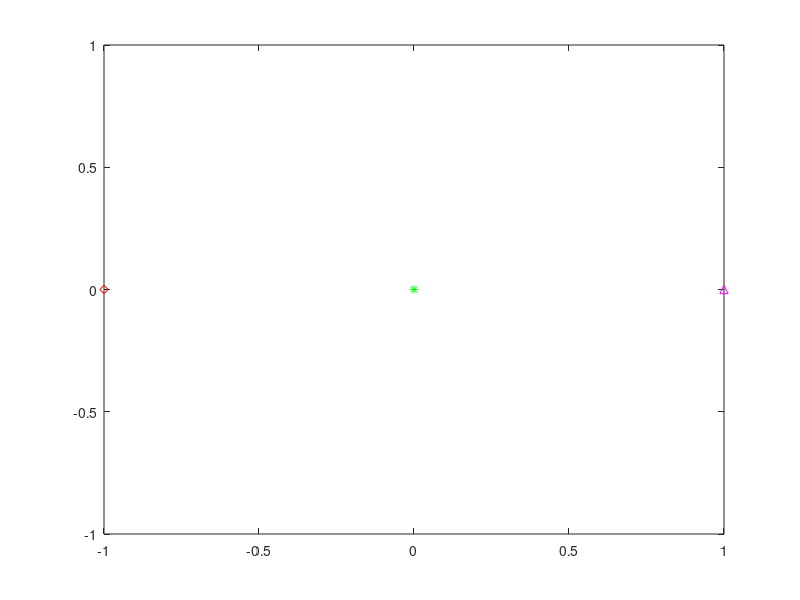

This chart was generated by the following MATLAB code: (Note: this script raises an error after producing the figure.)
%%Author: KB
%Purpose: Trying to reproduce the results of the reference paper below
%1. Adapted from ...
% Date:  2020. 02. 10. / 12:22:19 KST

% Version variation:  
% 1.

% Reference paper: 
%[1] Cooperative jamming and Power Allocation for Wireless
% Relay Networks in Presence of Eavesdropper

clear all;
close all;
clc;


%% SETTINGS and PREALLOCATIONS
tx=1;%number of transmitters
rx=1;%number of receiver_poss
mu = 0; % mean of Guassian distribution


%--settings based on ... ----
iter=10^3; % numbeer of Monte Carlo simulations
%d=30;%receiver's distance; destination fixed at 30m
d=1;%receiver's distance; destination fixed at 30m % (2020/02/10)

%eavesdynPos=(-16:2:32);%eavesdroppers dynamnic position; necessary to plot the graph of secrecy gap at with eavesdropper at different distances from the sources
eavesdynPos=(-4:0.05:3);%eavesdroppers dynamnic position; necessary to plot the graph of secrecy gap at with eavesdropper at different distances from the sources
R_sec_vec = zeros(size(eavesdynPos));%(2020/02/10)

tau=4; %path loss exponent
phi=0; %phase offset from source to destination
pathloss_comp=-tau/2;%pathloss component
h= d.^(pathloss_comp)*exp(1j*phi); %line of sight model
%------------------------------------------------------------------------



%% POWER in dB

%------------------------------------------------------------------------
%Total Power budget =20dBm,
%(a) Phase 1(Source to destination; active jammers)=>P_S+P_J1
%(b)Phase 2(Relays to destination; jammers active again) =>P_R+P_J2.
% Therefore P=P_S+P_J1+P_J2+P_R
%------------------------------------------------------------------------

num_relays=1; %number of relays
num_jammers=1;%number of jammers
l=num_jammers;%maximum number of jammers
n=num_relays;%maximum number of relays

% When "The average signal-to-noise ratio (SNR) of the S --> R and
% R --> D links, i.e., gamma_SR_bar and gamma_RD_bar are fixed at
% 15 dB"
gamma_SR_bar = 10^(15/10);
gamma_RD_bar = gamma_SR_bar;

% ---Noise specific settings ----
sigmaSqrd = 1;
%---------------------------------


p_budget_Dbm=20; %total power budget in dBm
p_budget_inWatts=10^((p_budget_Dbm-30)/10);%total power budget in dBm
p_budget_inWatts_divided=p_budget_inWatts/(1+2*(num_jammers)+num_relays);%dividing up the power 
P_S=p_budget_inWatts_divided;%source power in watts
P_R=(p_budget_inWatts_divided)*num_relays;%source power in watts
P_J1=(p_budget_inWatts_divided)*num_jammers;%power in watts for jammers in 1st phase
P_J2=(p_budget_inWatts_divided)*num_jammers;%power in watts for jammers in 2nd phase


% P_S=15;%source power in watts
% P_R=2;%source power in watts
% P_J1=2;%power in watts for jammers in 1st phase
% P_J2=1;%power in watts for jammers in 2nd phase


P_J=P_J1+P_J2;% total jammer power


p=[P_S P_R P_J1 P_J2]'; %matrix of all the powers

% num_relays=input('Please enter the number of relays: ');%number of relays
% num_jammers=input('Please enter the number of relays: ');%number of jammers

%-------------------------------------------------------------------------------------------------------------------
%% DISTANCES

snr_gap=zeros(1,length(eavesdynPos));

snr_gap_cummulator=0; %for cummulating the sum of snr gap to be finally averaged out after  the iterations

%--source position--
%source_pos = zeros(1,1);
source_pos = [-1;0];

for eavesd_dist_iter=1:size(eavesdynPos,2),
%for iter_num=1:iter,
    %% SOURCE
    % USING DYNAMIC RELAY/JAMMER POSITIONS
    
    %% RELAY(S)
    %A1. NON-DYNAMIC RELAY POSITION    
    x_rel_dist =  0;
    y_rel_dist =  0; 
    angles_SR = atan((y_rel_dist-source_pos(2))/(x_rel_dist-source_pos(1)));
    
    %A2. DYNAMIC II (MOST DYNAMIC).
    disk_ctr=[0,0]; %source as center
    disk_rad=18;%radius of disk used to distribute relay positions

%     [x,y,angles_out]=randomNodeCoordinateGenerator(disk_ctr,disk_rad,num_relays,0,2*pi);
%     y_rel_dist=y';
%     x_rel_dist=x';    
%     angles_SR=angles_out';%angles from source to relay. Giving their phase offset component
    
    figure(1);
    plot(source_pos(1),source_pos(2),'rd');% for seeing the positioning of the source
    hold on;
    plot(d,0,'m^');% for seeing the positioning of the destination
    plot(x_rel_dist,y_rel_dist,'g*');% relay distances
    
    
    
     %% JAMMER(S)
%     %A1. NON-DYNAMIC RELAY POSITION
%     y_jam_dist = 0;
%     x_jam_dist = 0
%     angles_SJ = atan(y_jam_dist./x_jam_dist);
    
    %B2. DYNAMIC II (MOST DYNAMIC).
    [x_jammers,y_jammers,angles_jammers_out]=randomNodeCoordinateGenerator(disk_ctr,disk_rad,num_jammers,0,2*pi);
    y_jam_dist=y_jammers';%y-coordinates of jammers with source as center
    x_jam_dist=x_jammers';%y-coordinates of jammers with source as center
    angles_SJ=angles_jammers_out';%angles from source to jammers. Giving their phase offset component
    
    plot(x_jam_dist,y_jam_dist,'bo');% for seeing the positioning of the jammers
    %------------------------------------------------------------------------------------------
    
        
    R_sec_term3_summer = 0;%secrecy capacity agreggator (2020/02/10)
    %for eavesd_dist_iter=1:size(eavesdynPos,2),%(2020/02/10)
    gamma_SE_summer = 0; %(2020/02/11)
    gamma_RE_summer = 0; %(2020/02/11)
    
    for iter_num=1:iter,%(2020/02/10)
        
        %         try
        %% DISTANCES
            
        relay_pos=[x_rel_dist;y_rel_dist];%PNB: relay positions
        jammer_pos=[x_jam_dist;y_jam_dist];%PNB: jammer positions
        eavesd_pos=[eavesdynPos(eavesd_dist_iter);0];% eavesdroppers position
        plot(eavesd_pos(1),eavesd_pos(2),'rs');% for seeing the positioning of the eavesdropper
        dest_pos=[d;0];% destination position
        
        %---source originated distances---        
        
        source2relay_vec = relay_pos - repmat(source_pos,1,size(relay_pos,2));
        source2relay=sqrt(sum((source2relay_vec).^2)).^pathloss_comp;%PBN: source(zero origin) to relay.
        %receiver_pos=[30*ones(1,num_relays);zeros(1,num_relays)];%PNB: destination(receiver_pos's) position from origin
        
        source2dest_vec=dest_pos-source_pos;%vector from source to destination.
        source2dest=sqrt(sum((source2dest_vec).^2)).^pathloss_comp;%PNB: source to destination distance.
        
        source2eavesd_vec=eavesd_pos-source_pos;%vector from source to eavesdropper.
        source2eavesd=sqrt(sum((source2eavesd_vec).^2)).^pathloss_comp;%PNB: source to eavesdropper distance.
        
        %---relay originated distances---
        relay2dest_vect=repmat(dest_pos,1,size(relay_pos,2))-relay_pos;%matrix from relays to destination.
        relay2dest=sqrt(sum((relay2dest_vect).^2)).^pathloss_comp;%PNB: relays to destination distance.
        %% finding phase angles from relay to destinations
        xS1=relay2dest_vect(1,:);
        yS1=relay2dest_vect(2,:);
        phi_relay2dest=atan(yS1./xS1);%(angles in radians)
        %phi_relay2dest=rad2deg(atan(yS1./xS1));%(angles in degrees)
        
        relay2eavesd_vect=repmat(eavesd_pos,1,size(relay_pos,2))-relay_pos;%matrix from relays to eavesdropper.
        relay2eavesd=sqrt(sum((relay2eavesd_vect).^2)).^pathloss_comp;%PNB: relays to eavesdropper distances.
        %% finding phase angles from relay to destinations
        xS2=relay2eavesd_vect(1,:);
        yS2=relay2eavesd_vect(2,:);
        phi_relay2eavesd=atan(yS2./xS2);%(angles in radians)
        %phi_relay2eavesd=rad2deg(atan(yS2./xS2));%(angles in degrees)
        
        
        %---jammer originated distances and angles---
        
        if num_jammers || num_relays > 1,
            for i=1:num_relays,
                for j=1:num_jammers,
                    jam2relay_vect(:,j)=relay_pos(:,i)-jammer_pos(:,j)
                    jam2relay_vect2dist(j)=sqrt(sum(jam2relay_vect(:,j).^2)).^pathloss_comp%PNB: distance of jammers to specific relay
                end
                jam2relay_vec2distvec(:,i)=jam2relay_vect2dist;%finished computing distances from jammers to specific relay added to  final distance matrix
                %% finding the phase angles from jammers to relays
                x_cord=jam2relay_vect(1,:);
                y_cord=jam2relay_vect(2,:);
                phi_relay2jammer=atan(y_cord./x_cord);% angles from jammers to specific relay calculated (in radians)
                %phi_relay2jammer=rad2deg(atan(y_cord./x_cord));%angles from jammers to specific relay calculated (in degrees)
                phi_relay2jammer_complete(:,i)=phi_relay2jammer;% angles from jammers to specific relay added to final angle matrix
            end
            jam2relay=jam2relay_vec2distvec';
            jam2relay_angles=phi_relay2jammer_complete';
        else disp('Error in specifing the relay size');
            
        end
        
        
        jam2dest_vect=repmat(dest_pos,1,size(jammer_pos,2))-jammer_pos;%matrix from jammers to destination.
        jam2dest=sqrt(sum((jam2dest_vect).^2)).^pathloss_comp;%PNB: jammers to destination distances.
        %% finding phase angles from jammer to destinations
        xS3=jam2dest_vect(1,:);
        yS3=jam2dest_vect(2,:);
        phi_jam2dest=atan(yS3./xS3);%angle (in radians)
        %phi_jam2dest=rad2deg(atan(yS3./xS3));%angle (in degrees)
        
        jam2eavesd_vect=repmat(eavesd_pos,1,size(jammer_pos,2))-jammer_pos;%matrix from jammers to eavesdropper.
        jam2eavesd=sqrt(sum((jam2eavesd_vect).^2)).^pathloss_comp;%PNB: jammers to eavesdropper distances.
        xS4=jam2eavesd_vect(1,:);
        yS4=jam2eavesd_vect(2,:);
        phi_jam2eavesd=atan(yS4./xS4);%angle (in radians)
        %phi_jam2eavesd=rad2deg(atan(yS4./xS4));%angle (in degrees)
        
        
        %% CHANNELS
               
        %---CHANNEL ORIGIN: FROM SOURCE-----
        %source to relay
        phi_source2relay=angles_SR;
        h_SR1=exp(1i*phi_source2relay);
        h_SR=source2relay.*h_SR1; % Source to Relay channel
        
        %source to destination/receiver
        phi_source2dest=phi;
        h_SD1=exp(1i*phi_source2dest);
        h_SD=source2dest.*h_SD1;
        
        %source to eavesdropper
        phi_source2eavesd=atan(source2eavesd);%angle (in radians)
        h_SE1=exp(1i*phi_source2eavesd);
        h_SE=source2eavesd.*h_SE1;
        
        
        %---CHANNEL ORIGIN: RELAY-----
        %relay to destination
        h_RD1=exp(1i*phi_relay2dest);
        h_RD=relay2dest.*h_RD1; % Source to Relay channel
        h_RD=h_RD';
        
        %relay to eavesdropper
        %h_RE1=(randn(1,num_relays)+randn(1,num_relays)*1i)/sqrt(2);
        h_RE1=exp(1i*phi_relay2eavesd);
        h_RE=relay2eavesd.*h_RE1; % Source to Relay channel
        h_RE=h_RE';
        
        %---CHANNEL ORIGIN: JAMMER-----
        %jammer to relay
        
        h_JR1=exp(1i*jam2relay_angles);
        h_JR_vec=jam2relay.*h_JR1;
        h_JR=h_JR_vec;
        h_JR=h_JR';
        
        %jammer to destination/receiver
        h_JD1=exp(1i*phi_jam2dest);
        h_JD=jam2dest.*h_JD1;
        h_JD=h_JD';
        
        %jammer to eavesdropper
        h_JE1=exp(1i*phi_jam2eavesd);
        h_JE=jam2eavesd.*h_JE1;
        h_JE=h_JE';
        
       
        
        %% SECRECY CAPACITY CALCULATION
        
        
        %gamma_SR = gamma_SR_bar;% with fixed gammas        
        %gamma_RD = gamma_RD_bar;% with fixed gammas
        gamma_SR = P_S*abs(h_SR).^2./sigmaSqrd;% When gammas not fixed
        gamma_RD = P_R*abs(h_RD).^2./sigmaSqrd;% When gammas not fixed
        
        gamma_SE = P_S*abs(h_SE).^2./sigmaSqrd; 
        gamma_SE_summer = gamma_SE_summer + gamma_SE;
        
        gamma_RE = P_R*abs(h_RE).^2./sigmaSqrd;
        gamma_RE_summer = gamma_RE_summer + gamma_RE;
        
        A = 3*(gamma_RD).^2*gamma_RE*gamma_SE;
        
        B_term1 = -2*gamma_RD*gamma_RE*gamma_SR*(1+gamma_SE);
        B_term2 = -2*gamma_RD*gamma_SE*(gamma_RD*(1+gamma_RE)-gamma_RE);
        B = B_term1 + B_term2;
        
        C_term1 = gamma_SR*(1+gamma_SE)*(gamma_RD*(1+gamma_RE)-gamma_RE);
        C_term2 = -gamma_RD*gamma_SE*(1+gamma_RE);
        C = C_term1 + C_term2;
        
        betaHat_num = -B-sqrt(B^2-4*A*C);
        betaHat_denom = 2*A;
        betaHat = betaHat_num/betaHat_denom;
        
        
        
        
        R_sec_term3 = log((1+gamma_SE)*(1 + gamma_RE));        
        
        R_sec_term3_summer = R_sec_term3_summer + R_sec_term3;
    end
    gamma_SE_Bar = gamma_SE_summer/iter;
    gamma_RE_Bar = gamma_RE_summer/iter;
    R_sec_term3_avg = R_sec_term3_summer/iter;
    
    
    if betaHat < (gamma_SR/gamma_RD),
        alphaHat = gamma_RD*betaHat/gamma_SR;
    elseif betaHat > (gamma_SR/gamma_RD),
        alphaHat = 1;
    end
    
    alpha_ = alphaHat;
    beta_ = betaHat;    
    
    
    R_sec_term1 = 0.5*log(1+(1-alpha_)*gamma_SE_Bar);
    R_sec_term2 = 0.5*log((1+beta_ * gamma_RD)*(1+(1-beta_)*gamma_RE_Bar));    
    R_sec = R_sec_term1 + R_sec_term2 - 0.5*R_sec_term3_avg;
    
    if R_sec < 0,
        R_sec = 0;
        %R_sec = R_sec*-1;
    end
    
    R_sec_vec(eavesd_dist_iter) = R_sec;%secrecy capacity vector
end



figure(2)
plot(eavesdynPos,R_sec_vec,'-o');%plot of SNR gap in dB
%semilogy(eavesdynPos,R_sec_vec,'-o');%plot of SNR gap in dB

grid on;
ylabel('Secrecy capacity[dB]');
xlabel('distance from source [m]');
runtimeTimeStamp();
